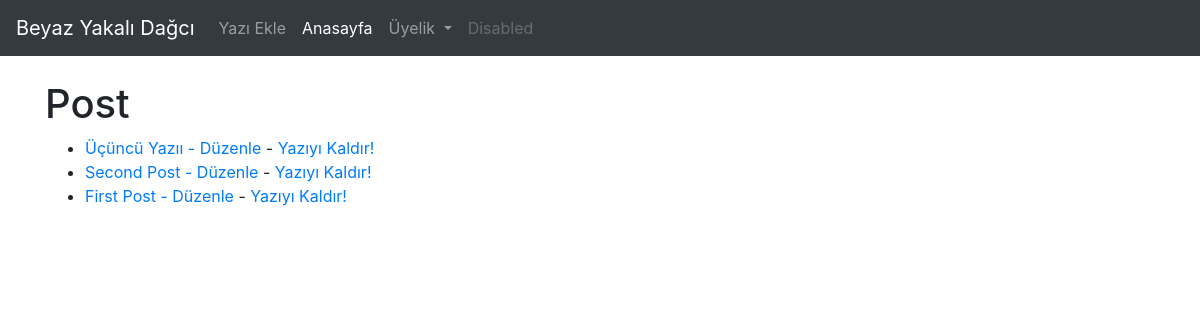
The app's page / (signed in) with its own data.
### blog/models.py (models this page shows, shortened)
class Post(models.Model):
    title = models.CharField(max_length=255)
    author = models.ForeignKey(User, on_delete=models.CASCADE)
    body = models.TextField()

### blog/views.py (the view)
# urls.py: path('', HomeView.as_view(), name='home'),
class HomeView(ListView):
    model = Post
    template_name = 'home.html'
    ordering = ['-id']

### blog/templates/home.html
{% extends 'base.html' %}
{% block content %}
<h1> Post</h1>
<ul>
{% for post in object_list %}
<li>
    <a href="{% url 'article-detail' post.pk %}" -
    {{ post.author }}
    <br/>
    {{ post.title }}
    {% if user.is_authenticated %}
        -
        <a href="{% url 'update-post' post.pk %}">Düzenle</a> -
        <a href="{% url 'delete-post' post.pk %}">Yazıyı Kaldır!</a>
    {% endif %}
</li>
{% endfor %}
</ul>
{% endblock %}

### records on screen
Post: title "Üçüncü Yazıı"
Post: title "Second Post"
Post: title "First Post"
